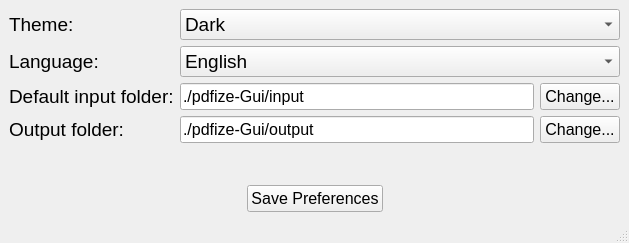
<?xml version="1.0" encoding="UTF-8"?>
<ui version="4.0">
 <class>Settings</class>
 <widget class="QMainWindow" name="Settings">
  <property name="geometry">
   <rect>
    <x>0</x>
    <y>0</y>
    <width>629</width>
    <height>243</height>
   </rect>
  </property>
  <property name="windowTitle">
   <string>Pdfize: App Settings</string>
  </property>
  <property name="styleSheet">
   <string notr="true"/>
  </property>
  <widget class="QWidget" name="centralwidget">
   <layout class="QVBoxLayout" name="verticalLayout">
    <item>
     <layout class="QFormLayout" name="formLayout_2">
      <item row="0" column="0">
       <widget class="QLabel" name="lblTheme">
        <property name="font">
         <font>
          <pointsize>14</pointsize>
         </font>
        </property>
        <property name="text">
         <string>Theme:</string>
        </property>
       </widget>
      </item>
      <item row="0" column="1">
       <layout class="QHBoxLayout" name="horizontalLayout_4">
        <item>
         <widget class="QComboBox" name="comboBoxTheme">
          <property name="font">
           <font>
            <pointsize>14</pointsize>
           </font>
          </property>
          <item>
           <property name="text">
            <string>Dark</string>
           </property>
          </item>
          <item>
           <property name="text">
            <string>Light</string>
           </property>
          </item>
         </widget>
        </item>
       </layout>
      </item>
      <item row="1" column="0">
       <widget class="QLabel" name="lblLang">
        <property name="font">
         <font>
          <pointsize>14</pointsize>
         </font>
        </property>
        <property name="text">
         <string>Language:</string>
        </property>
       </widget>
      </item>
      <item row="1" column="1">
       <widget class="QComboBox" name="comboBoxLang">
        <property name="font">
         <font>
          <pointsize>14</pointsize>
         </font>
        </property>
        <item>
         <property name="text">
          <string>English</string>
         </property>
        </item>
        <item>
         <property name="text">
          <string>Türkçe</string>
         </property>
        </item>
       </widget>
      </item>
      <item row="2" column="0">
       <widget class="QLabel" name="lblInput">
        <property name="font">
         <font>
          <pointsize>14</pointsize>
         </font>
        </property>
        <property name="text">
         <string>Default input folder:</string>
        </property>
       </widget>
      </item>
      <item row="2" column="1">
       <layout class="QHBoxLayout" name="horizontalLayout_2">
        <item>
         <widget class="QLineEdit" name="lineEditInput">
          <property name="font">
           <font>
            <pointsize>12</pointsize>
           </font>
          </property>
          <property name="text">
           <string>./pdfize-Gui/input</string>
          </property>
          <property name="frame">
           <bool>true</bool>
          </property>
          <property name="echoMode">
           <enum>QLineEdit::Normal</enum>
          </property>
          <property name="readOnly">
           <bool>true</bool>
          </property>
         </widget>
        </item>
        <item>
         <widget class="QPushButton" name="btnChgInput">
          <property name="sizePolicy">
           <sizepolicy hsizetype="Preferred" vsizetype="Fixed">
            <horstretch>0</horstretch>
            <verstretch>0</verstretch>
           </sizepolicy>
          </property>
          <property name="font">
           <font>
            <pointsize>12</pointsize>
           </font>
          </property>
          <property name="text">
           <string>Change...</string>
          </property>
         </widget>
        </item>
       </layout>
      </item>
      <item row="3" column="0">
       <widget class="QLabel" name="lblOutput">
        <property name="font">
         <font>
          <pointsize>14</pointsize>
         </font>
        </property>
        <property name="text">
         <string>Output folder:</string>
        </property>
       </widget>
      </item>
      <item row="3" column="1">
       <layout class="QHBoxLayout" name="horizontalLayout_3">
        <item>
         <widget class="QLineEdit" name="lineEditOutput">
          <property name="font">
           <font>
            <pointsize>12</pointsize>
           </font>
          </property>
          <property name="text">
           <string>./pdfize-Gui/output</string>
          </property>
          <property name="frame">
           <bool>true</bool>
          </property>
          <property name="echoMode">
           <enum>QLineEdit::Normal</enum>
          </property>
          <property name="readOnly">
           <bool>true</bool>
          </property>
         </widget>
        </item>
        <item>
         <widget class="QPushButton" name="btnChgOutput">
          <property name="sizePolicy">
           <sizepolicy hsizetype="Preferred" vsizetype="Fixed">
            <horstretch>0</horstretch>
            <verstretch>0</verstretch>
           </sizepolicy>
          </property>
          <property name="font">
           <font>
            <pointsize>12</pointsize>
           </font>
          </property>
          <property name="text">
           <string>Change...</string>
          </property>
         </widget>
        </item>
       </layout>
      </item>
     </layout>
    </item>
    <item>
     <layout class="QHBoxLayout" name="horizontalLayout">
      <item>
       <spacer name="horizontalSpacer">
        <property name="orientation">
         <enum>Qt::Horizontal</enum>
        </property>
        <property name="sizeHint" stdset="0">
         <size>
          <width>40</width>
          <height>20</height>
         </size>
        </property>
       </spacer>
      </item>
      <item>
       <widget class="QPushButton" name="btnSavePrefs">
        <property name="sizePolicy">
         <sizepolicy hsizetype="Preferred" vsizetype="Fixed">
          <horstretch>0</horstretch>
          <verstretch>0</verstretch>
         </sizepolicy>
        </property>
        <property name="font">
         <font>
          <pointsize>12</pointsize>
         </font>
        </property>
        <property name="text">
         <string>Save Preferences</string>
        </property>
       </widget>
      </item>
      <item>
       <spacer name="horizontalSpacer_2">
        <property name="orientation">
         <enum>Qt::Horizontal</enum>
        </property>
        <property name="sizeHint" stdset="0">
         <size>
          <width>40</width>
          <height>20</height>
         </size>
        </property>
       </spacer>
      </item>
     </layout>
    </item>
   </layout>
  </widget>
  <widget class="QMenuBar" name="menubar">
   <property name="geometry">
    <rect>
     <x>0</x>
     <y>0</y>
     <width>629</width>
     <height>21</height>
    </rect>
   </property>
  </widget>
  <widget class="QStatusBar" name="statusbar"/>
 </widget>
 <resources/>
 <connections/>
</ui>
